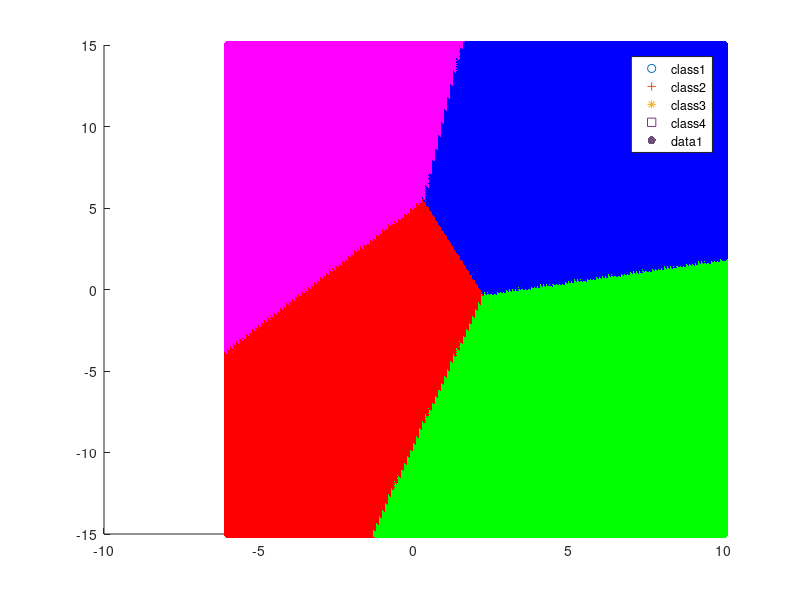

Write the MATLAB code that produced this figure. (Note: this script raises an error after producing the figure.)
clc;
clear;
close all;

%% Loading the data
train1 = importdata('class1_train.txt');
test1 = importdata('class1_test.txt');
train2 = importdata('class2_train.txt');
test2 = importdata('class2_test.txt');
train3 = importdata('class3_train.txt');
test3 = importdata('class3_test.txt');
train4 = importdata('class4_train.txt');
test4 = importdata('class4_test.txt');

total_train = [train1; train2; train3; train4];
total_test = [test1; test2; test3; test4];
actual_class(1:size(total_test,1),1:1) = 0;
actual_class(1:100,1) = 1;
actual_class(101:200,1) = 2;
actual_class(201:300,1) = 3;
actual_class(301:400,1) = 4;
%% Code
mean1 = mean(train1);
% mean1 will be row vector containing the mean of each column
mean2 = mean(train2);
mean3 = mean(train3);
mean4 = mean(train4);


cov1 = cov(train1);
% C = cov(A)
% If A is a matrix whose columns represent random variables and whose rows 
% represent observations, C is the covariance matrix with the corresponding
% column variances along the diagonal.
cov2 = cov(train2);
cov3 = cov(train3);
cov4 = cov(train4);

common_cov = (cov1 + cov2 + cov3 + cov4)./4;

predicted_class(1:size(total_test,1),1:1) = 0;
for p = 1:size(total_test,1)
    x = total_test(p,:);
    pxy1 = 1;
    for j = 1:size(x,2)
        first_term = 1./sqrt(2*pi*common_cov(j,j));
        second_term = -0.5*(x(1,j)-mean1(1,j))^2 ./(common_cov(j,j));
        pxy1 = pxy1*(first_term)*exp(second_term);
    end
    pxy1 = pxy1*(size(train1,1)./size(total_train,1));

    pxy2 = 1;
    for j = 1:size(x,2)
        first_term = 1./sqrt(2*pi*common_cov(j,j));
        second_term = -0.5*(x(1,j)-mean2(1,j))^2 ./(common_cov(j,j));
        pxy2 = pxy2*(first_term)*exp(second_term);
    end
    pxy2 = pxy2*(size(train2,1)./size(total_train,1));

    pxy3 = 1;
    for j = 1:size(x,2)
        first_term = 1./sqrt(2*pi*common_cov(j,j));
        second_term = -0.5*(x(1,j)-mean3(1,j))^2 ./(common_cov(j,j));
        pxy3 = pxy3*(first_term)*exp(second_term);
    end
    pxy3 = pxy3*(size(train3,1)./size(total_train,1));

    pxy4 = 1;
    for j = 1:size(x,2)
        first_term = 1./sqrt(2*pi*common_cov(j,j));
        second_term = -0.5*(x(1,j)-mean4(1,j))^2 ./(common_cov(j,j));
        pxy4 = pxy4*(first_term)*exp(second_term);
    end
    pxy4 = pxy4*(size(train4,1)./size(total_train,1));

    pxy = [pxy1;pxy2;pxy3;pxy4];
    [B2,I2] = sort(pxy);
    % ascending order sorting
    predicted_class(p,1) = I2(end,1);
end
%% Post processing
[C,order] = confusionmat(actual_class,predicted_class);
accuracy = (sum(diag(C))./size(total_test,1))*100;
scatter(train1(:,1),train1(:,2),'red')
hold on
scatter(train2(:,1),train2(:,2),'blue','+')
hold on
scatter(train3(:,1),train3(:,2),'green','*')
hold on
scatter(train4(:,1),train4(:,2),'magenta','s')
hold on
legend('class1', 'class2','class3', 'class4','Location','Best');

%% Decision region
xrange(1:300,1) = 0;
yrange(1:300,1) = 0;
color_matrix(1:300,1:3) = 0;
i = 1;
for xvalue = -6:0.1:10
    for yvalue = -15:0.1:15
        xrange(i,1) = xvalue;
        yrange(i,1) = yvalue;
        point = [xvalue yvalue];
        pxy1 = 1;
        for j = 1:size(point,2)
            first_term = 1./sqrt(2*pi*common_cov(j,j));
            second_term = -0.5*(point(1,j)-mean1(1,j))^2 ./(common_cov(j,j));
            pxy1 = pxy1*(first_term)*exp(second_term);
        end
        pxy1 = pxy1*(size(train1,1)./size(total_train,1));

        pxy2 = 1;
        for j = 1:size(point,2)
            first_term = 1./sqrt(2*pi*common_cov(j,j));
            second_term = -0.5*(point(1,j)-mean2(1,j))^2 ./(common_cov(j,j));
            pxy2 = pxy2*(first_term)*exp(second_term);
        end
        pxy2 = pxy2*(size(train2,1)./size(total_train,1));

        pxy3 = 1;
        for j = 1:size(point,2)
            first_term = 1./sqrt(2*pi*common_cov(j,j));
            second_term = -0.5*(point(1,j)-mean3(1,j))^2 ./(common_cov(j,j));
            pxy3 = pxy3*(first_term)*exp(second_term);
        end
        pxy3 = pxy3*(size(train3,1)./size(total_train,1));

        pxy4 = 1;
        for j = 1:size(point,2)
            first_term = 1./sqrt(2*pi*common_cov(j,j));
            second_term = -0.5*(point(1,j)-mean4(1,j))^2 ./(common_cov(j,j));
            pxy4 = pxy4*(first_term)*exp(second_term);
        end
        pxy4 = pxy4*(size(train4,1)./size(total_train,1));

        pxy = [pxy1;pxy2;pxy3;pxy4];
        [~,I] = max(pxy);
        if I == 1
           color_matrix(i,:) = [1 0 0];%red
        else
            if I == 2
                color_matrix(i,:) = [0 0 1];%blue
            else
                if I == 3
                    color_matrix(i,:) = [0 1 0];%green
                else 
                    color_matrix(i,:) = [1 0 1];%magenta
                end
            end
        end
        i = i+1;
    end
end
% color_matrix_vector = char(color_matrix);
s = scatter(xrange,yrange,[],color_matrix,'filled');
s.Marker = 's';
% s.LineWidth = 0.01;
s.MarkerFaceAlpha = 0.05;
s.MarkerEdgeAlpha = 0.05;